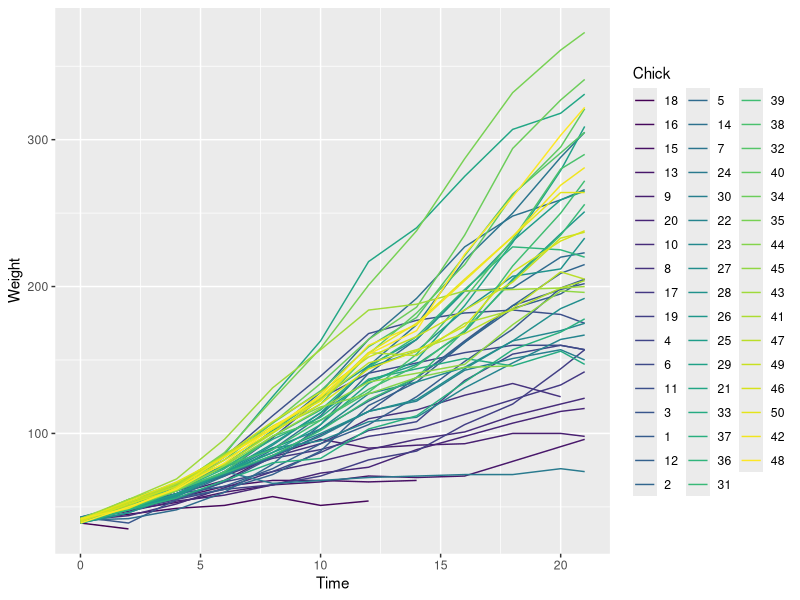
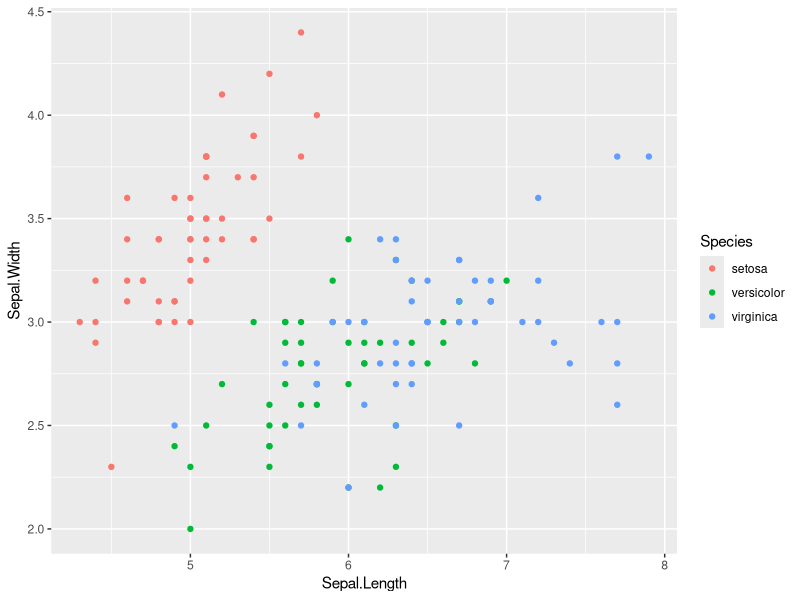
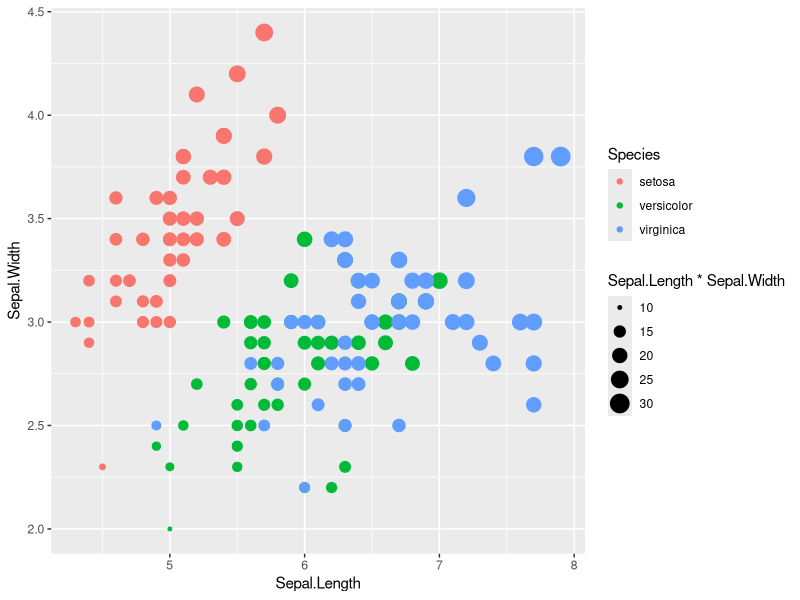
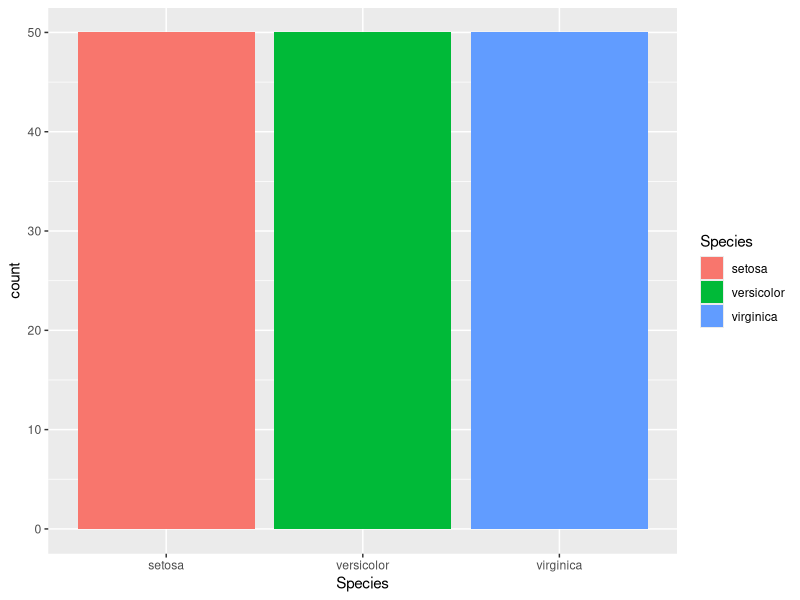
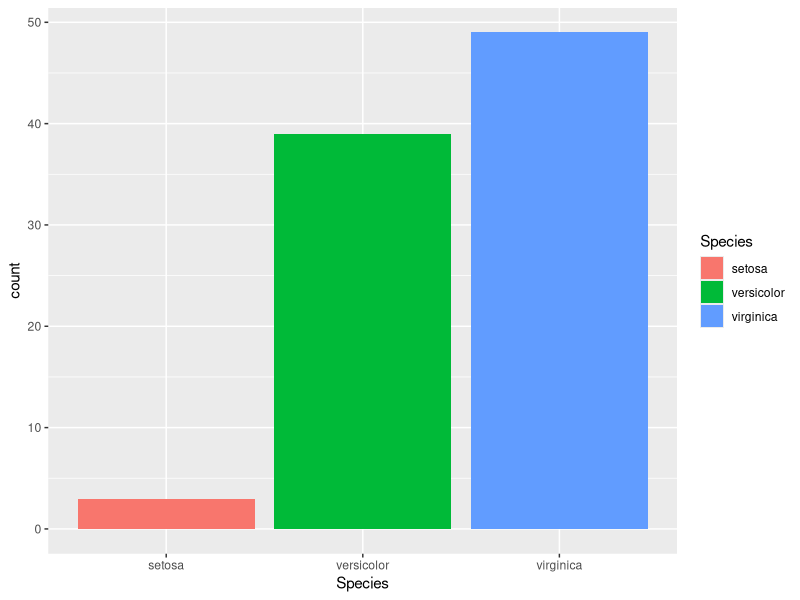
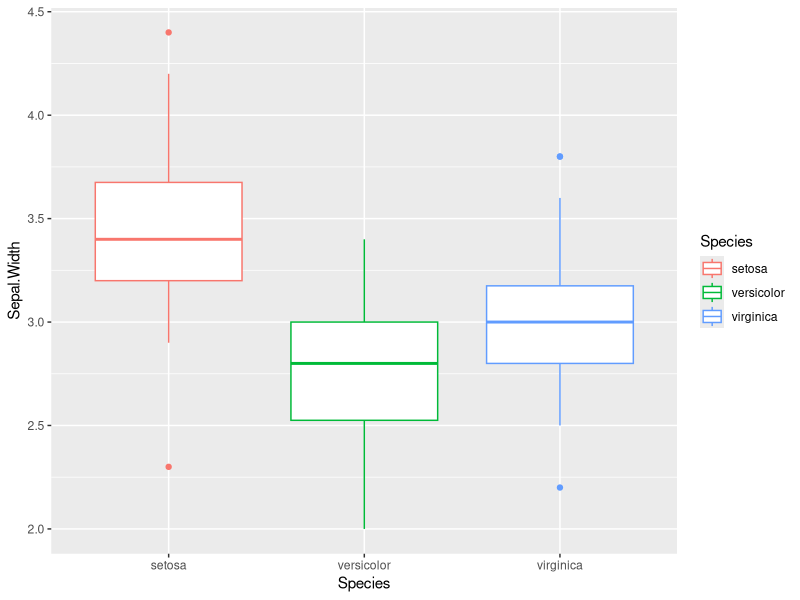
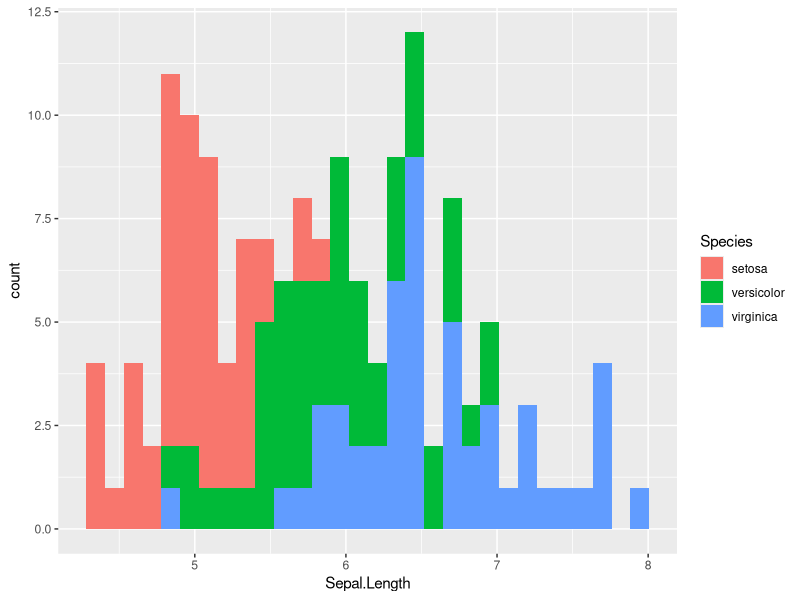
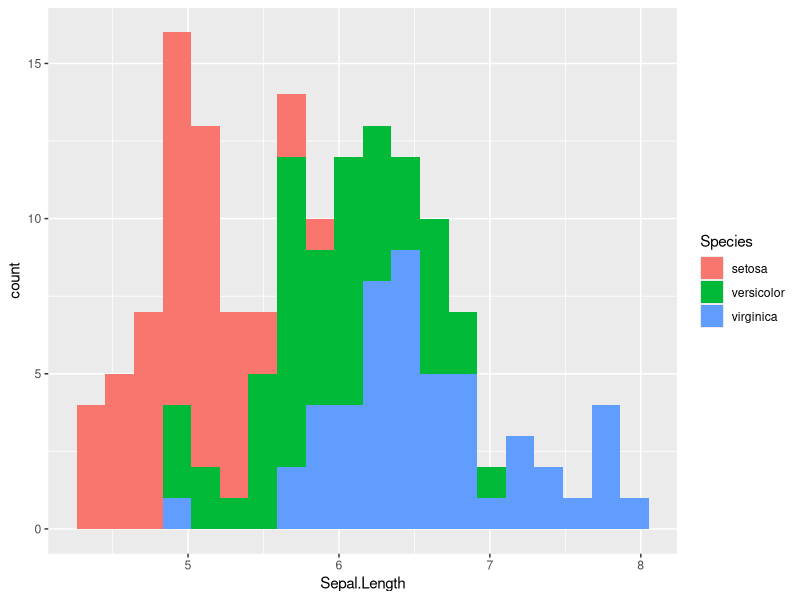

The R script that drew these images, in order:
library(tidyverse)
library(datasets)
data()

irises <- as_tibble(iris)
irises

Chicks <- as_tibble(ChickWeight)
Chick <- rename(Chicks, Weight = weight)
Chicks

Chicks %>% filter(, Diet == 1)
irises %>% filter(Petal.Length > 5)
irises %>% filter(, Species == "virginica")

ggplot(data = Chick, aes(x=Time, y=Weight, color = Chick)) + geom_line()

ggplot(data = irises, aes(x=Sepal.Length, y=Sepal.Width, color = Species)) + geom_point(size = 1.5)

ggplot(data = irises, aes(x=Sepal.Length, y=Sepal.Width, color = Species, size = Sepal.Length*Sepal.Width)) + geom_point()

ggplot(irises, aes(x=Species, fill=Species)) + geom_bar()

ggplot(filter(irises,Sepal.Length > 5.5), aes(x=Species, fill=Species)) + geom_bar()

ggplot(irises, aes(x=Species, y=Sepal.Width,color=Species)) + geom_boxplot()

ggplot(irises, aes(x=Sepal.Length,fill=Species)) + geom_histogram()
ggplot(irises, aes(x=Sepal.Length,fill=Species)) + geom_histogram(bins = 20)

ggplot(irises, aes(x=Sepal.Length, color=Species)) + geom_density(size=1)
ggplot(irises, aes(x=Sepal.Length, color=Species)) + geom_density(linewidth=1)
ggplot(irises, aes(x=Sepal.Length, color=Species)) + geom_density(position="stack")

ggplot(irises, aes(x=Sepal.Length, color=Species)) + stat_ecdf(size=1)

ggplot(irises, aes(x=Sepal.Length, y=Sepal.Width, color=Species)) + geom_density2d(size=1)
ggplot(irises, aes(x=Sepal.Length, y=Sepal.Width, color=Species)) + geom_density2d(size=1,bins=8)
ggplot(irises, aes(x=Sepal.Length, y=Sepal.Width, color=Species)) + geom_density2d(size=1,bins=15) + geom_point(size=1)
ggplot(irises, aes(x=Sepal.Length, y=Sepal.Width, color=Species)) + geom_line() + geom_point()
ggplot(Chick, aes(x=Time, y=Weight, color=Chick)) + geom_line() + geom_point()

ggplot(Chick, aes(x=Time, y=Weight,color=Chick)) + geom_line() + facet_wrap(facets=vars(Diet),nrow=2,ncol=2)

